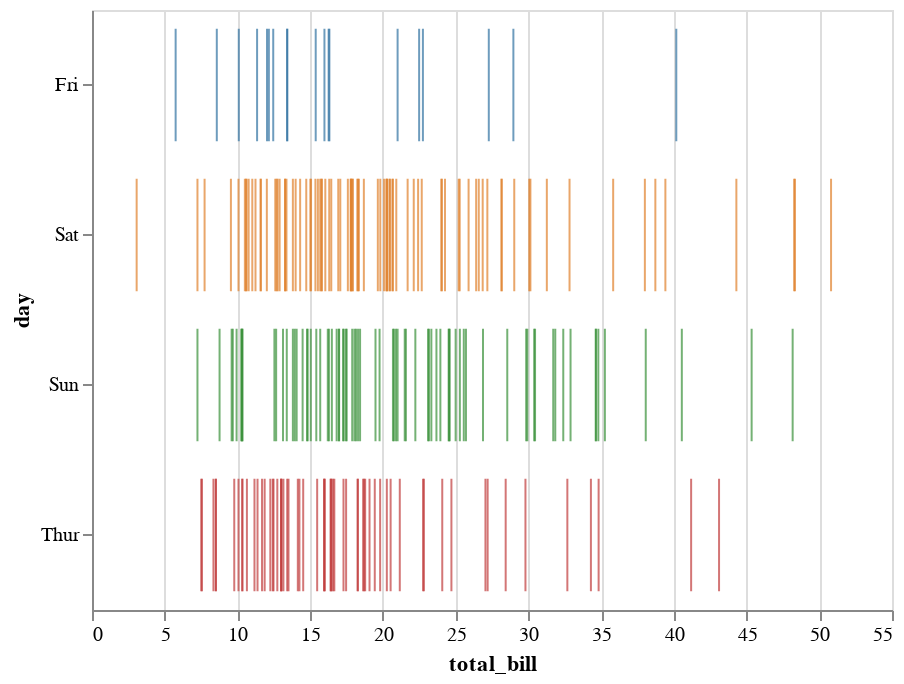

Here is the notebook cell this chart was saved with:
### Code cell
display(salt.stripplot(x="total_bill", y="day", data=tips))
ax = sns.stripplot(x="total_bill", y="day", data=tips, jitter=True)

### Figure 1 — Vega-Lite specification as saved in the notebook (floating-point values rounded to 4 significant figures; data arrays with more than 128 entries replaced by an {"elided": "..."} marker saying what was removed)
{"$schema": "https://vega.github.io/schema/vega-lite/v2.4.1.json", "config": {"range": {"category": ["rgba(49,115,161,1)", "rgba(224,128,44,1)", "rgba(58,145,58,1)", "rgba(192,60,61,1)", "rgba(147,113,178,1)", "rgba(131,91,83,1)", "rgba(213,132,188,1)", "rgba(127,127,127,1)", "rgba(168,169,53,1)", "rgba(45,171,184,1)"]}, "view": {"height": 300, "width": 400}}, "data": {"values": {"elided": "244 records"}}, "encoding": {"color": {"field": "day", "legend": null, "type": "nominal"}, "x": {"field": "total_bill", "type": "quantitative"}, "y": {"field": "day", "type": "nominal"}}, "mark": "tick"}
